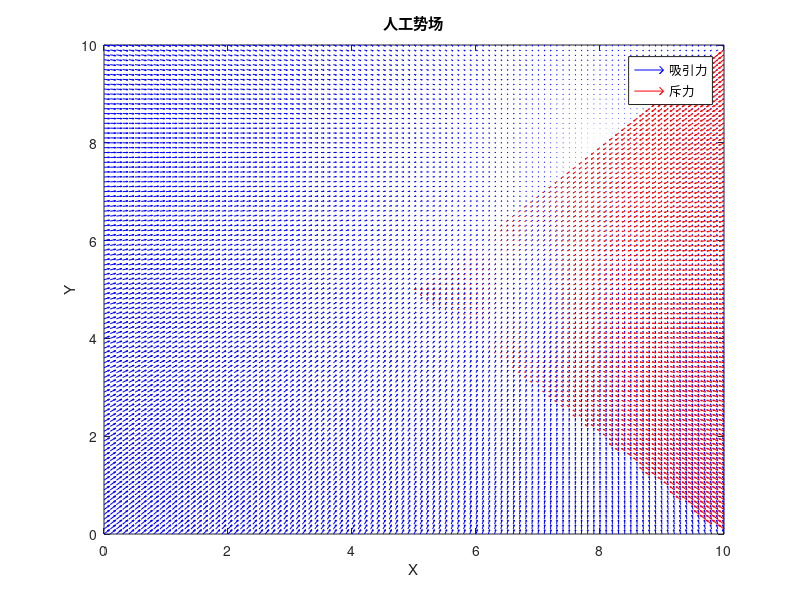
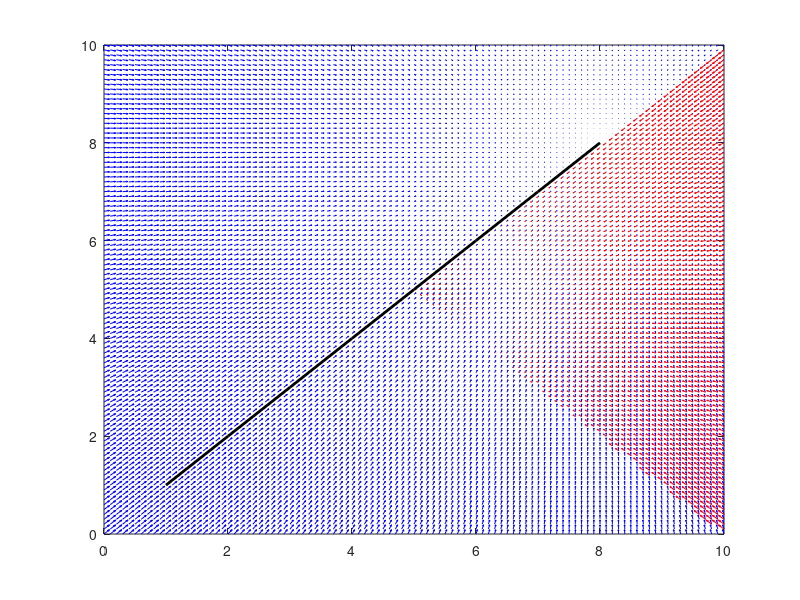

MATLAB code for these plots, in order: (Note: this script raises an error after producing the figures.)
clc;
clear;
close all;
% 定义起点和终点
start_point = [1, 1];
end_point = [8, 8];

% 定义U型障碍物的位置和大小
obstacle_center = [5, 5];
obstacle_radius = 1.5;
obstacle_width = 2;

% 定义势场参数
attractive_force_gain = 1;
repulsive_force_gain = 10;

% 生成网格
[x, y] = meshgrid(0:0.1:10, 0:0.1:10);

% 计算吸引力势场
attractive_force = attractive_force_gain * (end_point - [x(:), y(:)]);

% 计算斥力势场（U型障碍物）
repulsive_force = zeros(size(attractive_force));
theta = atan2(y(:) - obstacle_center(2), x(:) - obstacle_center(1));
arc_mask = (theta > -pi/4) & (theta < pi/4); % 只在U型障碍物的前半部分施加斥力
repulsive_force(arc_mask, :) = repulsive_force_gain * (obstacle_radius - sqrt((x(arc_mask) - obstacle_center(1)).^2 + (y(arc_mask) - obstacle_center(2)).^2)) .* ...
    [cos(theta(arc_mask)), sin(theta(arc_mask))];

% 计算合力
total_force = attractive_force + repulsive_force;

% 可视化势场
figure;
quiver(x, y, reshape(attractive_force(:, 1), size(x)), reshape(attractive_force(:, 2), size(y)), 'b');
hold on;
quiver(x, y, reshape(repulsive_force(:, 1), size(x)), reshape(repulsive_force(:, 2), size(y)), 'r');
title('人工势场');
xlabel('X');
ylabel('Y');
legend('吸引力', '斥力');

% 模拟机器人运动
robot_pos = start_point;
trajectory = [robot_pos];
max_iterations = 100;

for i = 1:max_iterations
    % 计算机器人所受合力
    current_force = interp2(x, y, reshape(total_force(:, 1), size(x)), robot_pos(1), robot_pos(2), 'linear', 0);
    current_force = current_force + interp2(x, y, reshape(total_force(:, 2), size(y)), robot_pos(1), robot_pos(2), 'linear', 0);
    
    % 更新机器人位置
    robot_pos = robot_pos + current_force / norm(current_force);
    
    % 记录轨迹
    trajectory = [trajectory; robot_pos];
    
    % 检查是否达到终点
    if norm(robot_pos - end_point) < 0.1
        break;
    end
end

% 可视化机器人轨迹和U型障碍物
figure;
quiver(x, y, reshape(attractive_force(:, 1), size(x)), reshape(attractive_force(:, 2), size(y)), 'b');
hold on;
quiver(x, y, reshape(repulsive_force(:, 1), size(x)), reshape(repulsive_force(:, 2), size(y)), 'r');
plot(trajectory(:, 1), trajectory(:, 2), 'k', 'LineWidth', 2);

% 绘制U型障碍物
theta_arc = linspace(-pi/4, pi/4, 100);
obstacle_arc = obstacle_center + obstacle_radius * [cos(theta_arc); sin(theta_arc)];
plot(obstacle_arc(1, :), obstacle_arc(2, :), 'k', 'LineWidth', 2);

title('机器人路径和U型障碍物');
xlabel('X');
ylabel('Y');
legend('吸引力', '斥力', '机器人路径', 'U型障碍物');

